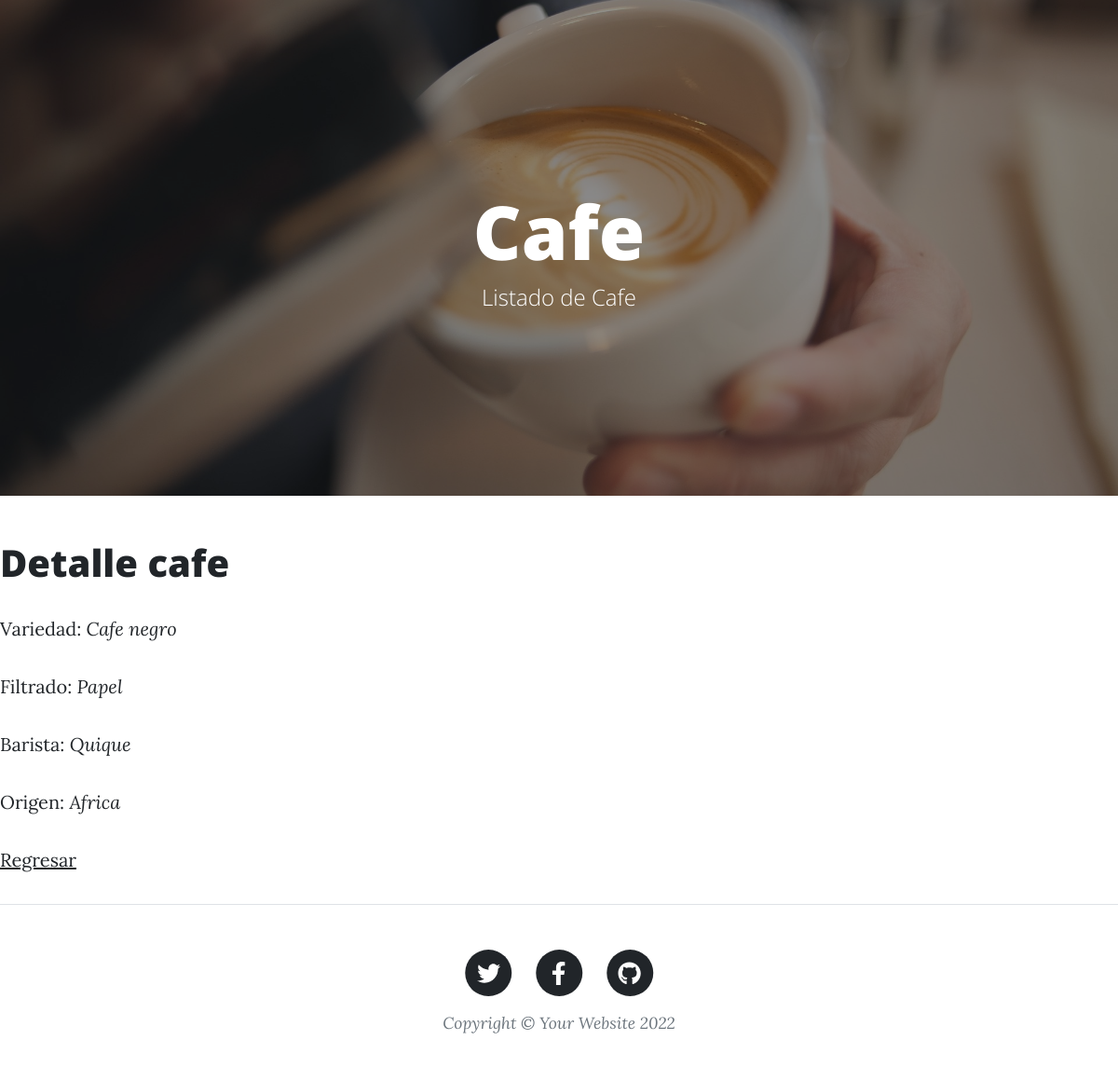
/AppBlog/cafe/3, run on the app's committed database.
### AppBlog/models.py (models this page shows, shortened)
class Cafe(models.Model):
    variedad = models.CharField(max_length=40)
    filtrado = models.CharField(max_length=40)
    barista = models.CharField(max_length=40)
    origen = models.CharField(max_length=40)

### AppBlog/views.py (the view)
# urls.py: path('cafe/<int:pk>',CafeDetalle.as_view(), name = 'cafeDetalle'),
class CafeDetalle(DetailView):
    model = Cafe
    template_name = "AppBlog/cafeDetalle.html"

### AppBlog/template/AppBlog/cafeDetalle.html
{% extends "AppBlog/padre_cafe.html" %}
{% load static %}
{% block contenidoQueCambia %}
<h1>Detalle cafe</h1>
    <p>Variedad: <i>{{cafe.variedad}}</i></p>
    <p>Filtrado: <i>{{cafe.filtrado}}</i></p>
    <p>Barista: <i>{{cafe.barista}}</i></p>
    <p>Origen: <i>{{cafe.origen}}</i></p>
    <p>
    <a href="{% url 'cafeLista' %}">Regresar</a>
    </p>
{% endblock %}

### data on the page
Cafe: variedad "Cafe negro", filtrado "Papel", barista "Quique", origen "Africa"
